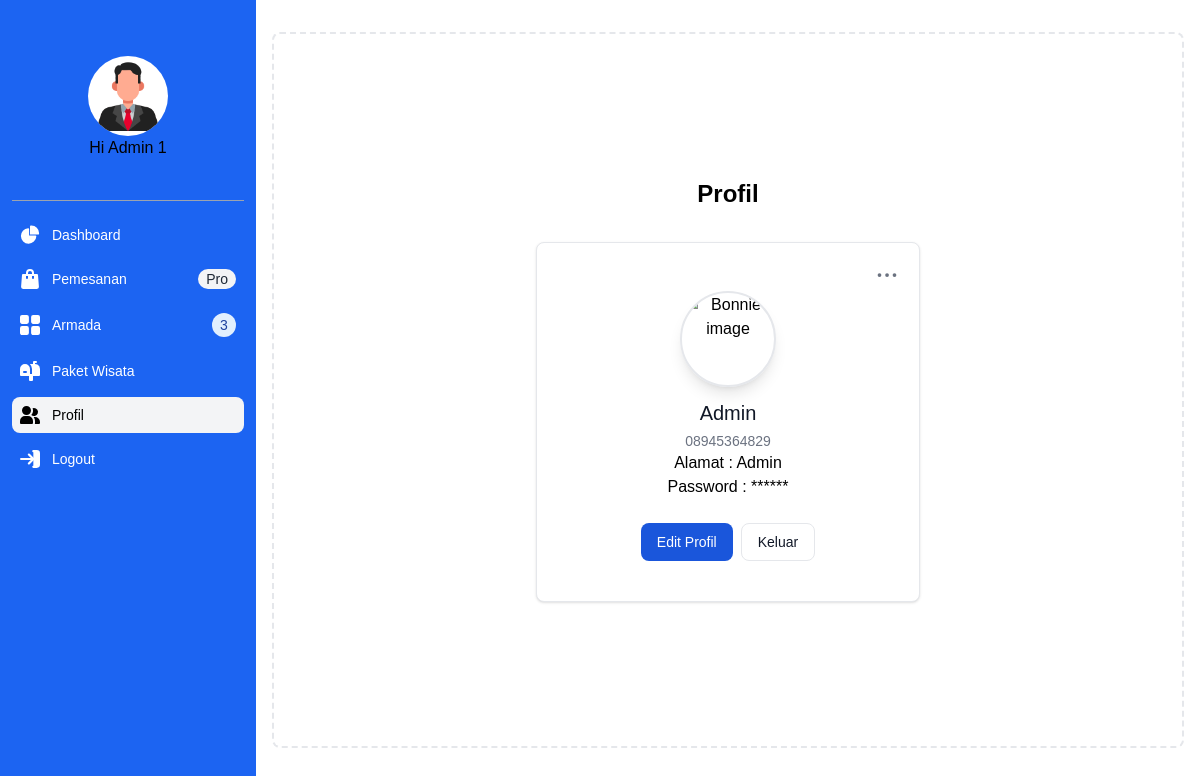
/app/admin/profile.php (signed in), run on the app's committed database.
### tables this page shows
CREATE TABLE `user` (
  `ID_USER` char(8) NOT NULL,
  `NAMA_USER` varchar(64) NOT NULL,
  `ALAMAT_USER` varchar(256) NOT NULL,
  `TELEPON_USER` varchar(13) NOT NULL,
  `PASSWORD_USER` varchar(256) NOT NULL,
  `IS_ADMIN` tinyint(1) DEFAULT NULL
);

### app/database.php (called while the page is built, shortened)
<?php
	function getAllData($table, $id) {
		try{
			$statement = DB->prepare("SELECT * FROM $table where ID_".strtoupper($table)." = :id");
			$statement->bindValue(':id',$id);
			$statement->execute();
			return $statement->fetchAll(PDO::FETCH_ASSOC);
		}
		catch(PDOException $err){
			echo $err->getMessage();
		}
	}
?>

### app/admin/profile.php (the view, shortened to what this page needs)
<?php
    $title = "Profil";
    require("../database.php");
    include("../../assets/inc/admin/layouts/header.php") ?>
        <?php $a = getAllData('user', $_SESSION["id"]);?>
    <main  class="w-full p-6 md:p-20 lg:p-32 text-center">
		<h1 class="text-2xl font-bold mb-2 sm:mb-8">Profil</h1>
        <div class="w-full max-w-sm mx-auto bg-white border border-gray-200 rounded-lg shadow dark:bg-gray-800 dark:border-gray-700">
            <div class="flex justify-end px-4 pt-4">
                <button id="dropdownButton" data-dropdown-toggle="dropdown" class="inline-block text-gray-500 dark:text-gray-400 hover:bg-gray-100 dark:hover:bg-gray-700 focus:ring-4 focus:outline-none focus:ring-gray-200 dark:focus:ring-gray-700 rounded-lg text-sm p-1.5" type="button">
                    <svg class="w-5 h-5" aria-hidden="true" xmlns="http://www.w3.org/2000/svg" fill="currentColor" viewBox="0 0 16 3">
                        <path d="M2 0a1.5 1.5 0 1 1 0 3 1.5 1.5 0 0 1 0-3Zm6.041 0a1.5 1.5 0 1 1 0 3 1.5 1.5 0 0 1 0-3ZM14 0a1.5 1.5 0 1 1 0 3 1.5 1.5 0 0 1 0-3Z"/>
                    </svg>
                </button>
            </div>
            <div class="flex flex-col items-center pb-10">
                <img class="w-24 h-24 border-2 mb-3 rounded-full shadow-lg" src="https://www.svgrepo.com/show/105517/user-icon.svg" alt="Bonnie image"/>
                <h5 class="mb-1 text-xl font-medium text-gray-900 dark:text-white"><?= $a[0]["NAMA_USER"];?></h5>
                <span class="text-sm text-gray-500 dark:text-gray-400"><?= $a[0]["TELEPON_USER"];?></span>
                <p>Alamat : <?php echo $a[0]["ALAMAT_USER"];?> </p>
                    <p>Password : ****** </p>
                    <div class="flex mt-4 md:mt-6">
                        <a href="<?=BASEURL?>/app/user/edit.php" class="inline-flex items-center px-4 py-2 text-sm font-medium text-center text-white bg-blue-700 rounded-lg hover:bg-blue-800 focus:ring-4 focus:outline-none focus:ring-blue-300 dark:bg-blue-600 dark:hover:bg-blue-700 dark:focus:ring-blue-800">Edit Profil</a>
                        <a href="<?=BASEURL?>/app/user/logout.php" class="py-2 px-4 ms-2 text-sm font-medium text-gray-900 focus:outline-none bg-white rounded-lg border border-gray-200 hover:bg-gray-100 hover:text-blue-700 focus:z-10 focus:ring-4 focus:ring-gray-100 dark:focus:ring-gray-700 dark:bg-gray-800 dark:text-gray-400 dark:border-gray-600 dark:hover:text-white dark:hover:bg-gray-700">Keluar</a>
                    </div>
            </div>
        </div>
    </main>
    <?php include("../../assets/inc/admin/layouts/footer.php");?>

### data on the page
user: NAMA_USER "Admin", TELEPON_USER "08945364829", ALAMAT_USER "Admin"
